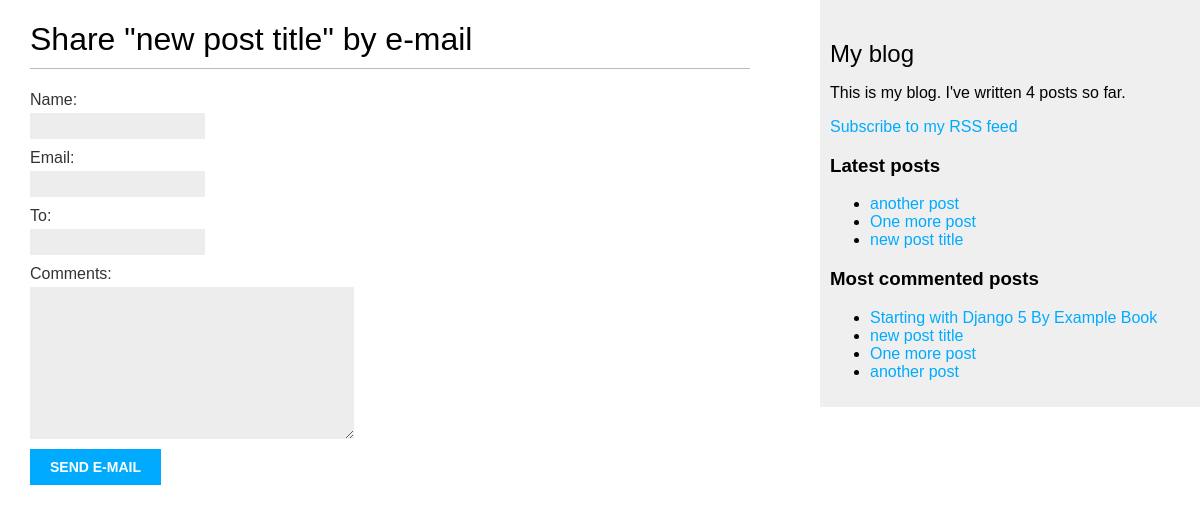
Before: /blog/2/share/ with the older database file.
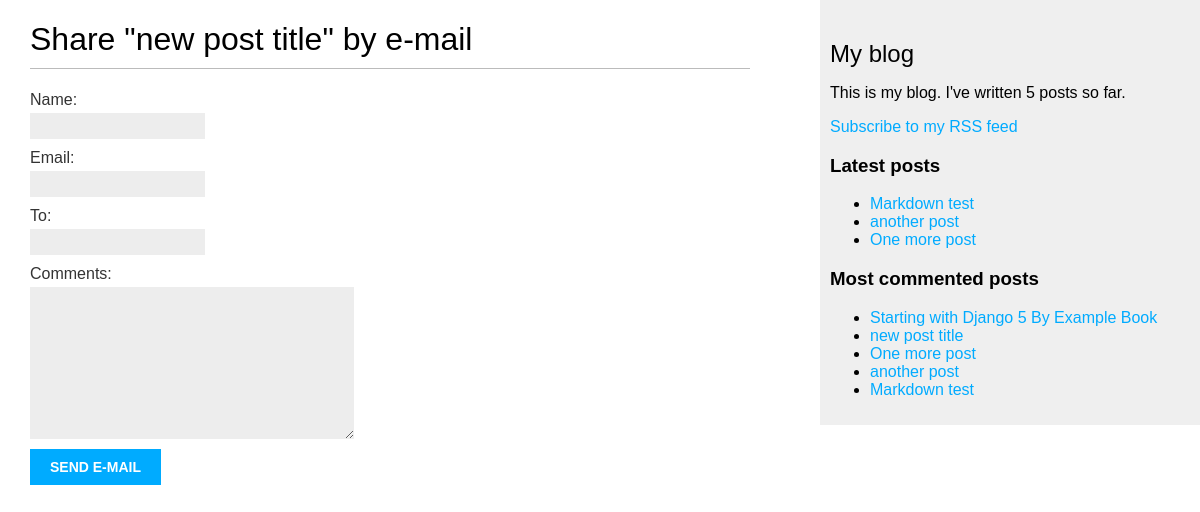
After: the same page with the newer database file.
### blog/models.py (models this page shows, shortened)
class Post(models.Model):
    class Status(models.TextChoices):
        DRAFT = 'DF', 'Draft'
        PUBLISHED = 'PB', 'Published'
    title = models.CharField(max_length=250)
    slug = models.SlugField(max_length=250, unique_for_date='publish')
    author = models.ForeignKey(
      settings.AUTH_USER_MODEL, # Use the user model defined in settings.py, which is usually the default User model
      on_delete=models.CASCADE, # If the user is deleted, all their posts will be deleted as well
      related_name='blog_posts', # Allows reverse access to posts from the user (user.blog_posts.all() to get all posts by a user
    )
    body = models.TextField()
    publish = models.DateTimeField(default=timezone.now) # Date when the post is published
    created = models.DateTimeField(auto_now_add=True) # auto add the field on creation
    updated = models.DateTimeField(auto_now=True) # auto update the field on every save
    status = models.CharField(
        max_length=2,
        choices=Status.choices,
        default=Status.DRAFT,
    )
    objects = models.Manager() # the default manager
    published = PublishedManager() # our custom manager
    tags = TaggableManager()
    class Meta:
        ordering = ['-publish'] # Reverse Posts order as the latest post should be first
        indexes = [ # Index for puplish field to speed up queries performance
            models.Index(fields=['-publish'])
        ]
    def get_absolute_url(self):
        return reverse("blog:post_detail", args=[
            self.publish.year,
            self.publish.month,
            self.publish.day,
            self.slug
        ])

### blog/views.py (the view)
# urls.py: path('<int:post_id>/share/', views.post_share, name='post_share'),
def post_share(request, post_id):
    post = get_object_or_404(
        Post,
        id=post_id,
        status=Post.Status.PUBLISHED
    )
    sent = False
    if request.method == 'POST':
        form  = EmailPostForm(request.POST)
        if form.is_valid():
            cd = form.cleaned_data
            post_url = request.build_absolute_uri(
                post.get_absolute_url()
            )
            subject = (
                f"{cd['name']} ({cd['email']}) "
                f"recommends you read {post.title}"
            )
            message = (
                f"Read {post.title} at {post_url}\n\n"
                f"{cd['name']}\'s comments: {cd['comments']}"
            )
            send_mail(
               subject=subject,
               message=message,
               from_email=None, # DEFAULT_FROM_EMAIL setting will be used for the sender
               recipient_list=[cd['to']]
            )
            sent = True
    else:
        form = EmailPostForm()
    return render(request, 'blog/post/share.html', {'post': post, 'form': form, 'sent': sent})

### blog/forms.py
class EmailPostForm(forms.Form):
    name = forms.CharField(max_length=25)
    email = forms.EmailField()
    to = forms.EmailField()
    comments = forms.CharField(
        required=False,
        widget=forms.Textarea
    )

### blog/models.py (called while the page is built)
    def get_queryset(self):
        return super().get_queryset().filter(status=Post.Status.PUBLISHED)

### blog/templatetags/blog_tags.py (called while the page is built)
@register.simple_tag
def total_posts():
    return Post.published.count()

@register.inclusion_tag('blog/post/latest_posts.html')
def show_latest_posts(count=5):
    latest_posts = Post.published.order_by('-publish')[:count]
    return {'latest_posts': latest_posts}

@register.simple_tag
def get_most_commented_posts(count=5):
    return Post.published.annotate(
      total_comments=Count('comments')
    ).order_by('-total_comments')[:count]

### blog/templates/blog/post/share.html (shortened to what this page needs)
{% extends 'blog/base.html' %}
{%block content%}
  {% if sent %}
    <h1>E-mail successfully sent</h1>
    <p>"{{post.title}}" was successfully sent to {{form.cleaned_data.to}} </p>
  {% else %}
    <h1>Share "{{post.title}}" by e-mail </h1>
    <form method='POST'>
      {{form.as_p}}
      <input type='submit' value='Send e-mail' />
    </form>
  {% endif %}
{%endblock%}

### blog/templates/blog/base.html (shortened to what this page needs)
{% load blog_tags %}
{% load static %}
<!DOCTYPE html>
<html lang="en">
<head>
  <link rel="stylesheet" href="{% static 'css/blog.css' %}">
</head>
<body>
  <div id="content">
    {% block content %}
    {% endblock %}
  </div>
  <div id="sidebar">
    <h2>My blog</h2>
    <p>This is my blog. I've written {% total_posts %} posts so far.</p>
    <p>
      <a href="{% url "blog:post_feed" %}">
        Subscribe to my RSS feed
      </a>
    </p>
    <h3>Latest posts</h3>
    {% show_latest_posts 3 %}
    <h3>Most commented posts</h3>
    {% get_most_commented_posts as most_commented_posts %}
    <ul>
      {% for post in most_commented_posts %}
        <li>
          <a href="{{post.get_absolute_url}}"> {{post.title}} </a>
        </li>
        {% endfor %}
    </ul>
  </div>
</body>
</html>

### blog/templates/blog/post/latest_posts.html
<ul>
  {% for post in latest_posts %}
    <li>
      <a href="{{ post.get_absolute_url }}">{{ post.title }}</a>
    </li>
  {% endfor %}
</ul>

Changed rows visible on the page:
no longer on one of the page's lists (row unchanged): Post: title "new post title"
added Post: title "Markdown test"
Other visible differences:
text no longer shown: "4"
text now shown: "5"
